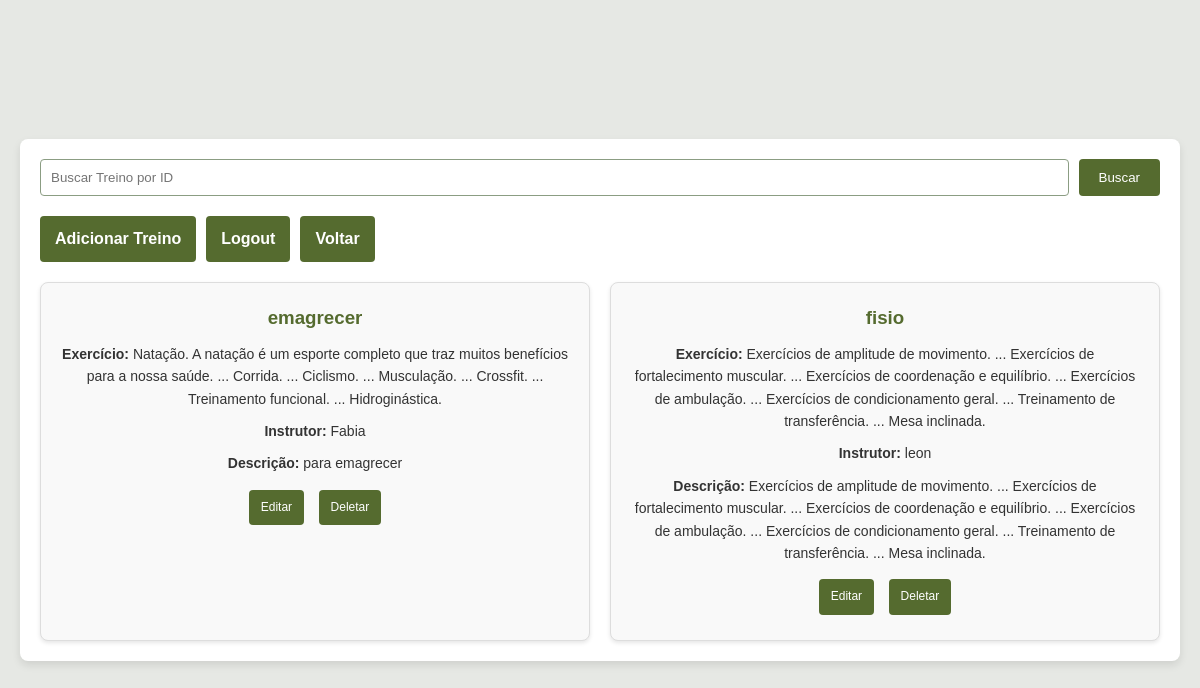
The page /projetomarias/consultarTreino.php (signed in) on the database its author committed.
### tables this page shows
CREATE TABLE `treino` (
  `id` int(11) NOT NULL,
  `tipo` varchar(255) NOT NULL,
  `exercicio` varchar(255) NOT NULL,
  `fkidinstrutor` int(11) NOT NULL,
  `descricao` varchar(255) NOT NULL
);

CREATE TABLE `instrutor` (
  `id` int(11) NOT NULL,
  `nome` varchar(255) NOT NULL,
  `cpf` int(11) NOT NULL,
  `email` varchar(255) NOT NULL,
  `senha` varchar(255) NOT NULL,
  `fone` varchar(15) NOT NULL,
  `sexo` varchar(255) NOT NULL,
  `area` varchar(255) NOT NULL,
  `datanas` date NOT NULL,
  `imagem` varchar(255) NOT NULL
);

### projetomarias/classes/Treino.php (called while the page is built, shortened)
<?php
class Treino
{
    private $conn;
    private $table_name = "treino";
    public function __construct($db)
    {
        $this->conn = $db;
    }
    public function ler($id = null)
    {
        if ($id) {
            $query = "SELECT treino.*, instrutor.nome AS nome_instrutor
                      FROM " . $this->table_name . " AS treino
                      INNER JOIN instrutor ON treino.fkidinstrutor = instrutor.id
                      WHERE treino.id = :id";
            $stmt = $this->conn->prepare($query);
            $stmt->bindParam(':id', $id);
        } else {
            $query = "SELECT treino.*, instrutor.nome AS nome_instrutor
            FROM " . $this->table_name . " AS treino
            INNER JOIN instrutor ON treino.fkidinstrutor = instrutor.id;";
            $stmt = $this->conn->prepare($query);
        }
        $stmt->execute();
        return $stmt->fetchAll(PDO::FETCH_ASSOC);
    }
}

### projetomarias/consultarTreino.php (the view, shortened to what this page needs)
<?php
include_once './config/config.php';
include_once './classes/treino.php';
$treino = new Treino($db);
$dados = [];
if (isset($_GET['ler'])) {
    $id = $_GET['ler'];
    $dados = $treino->ler($id);
} else {
    $dados = $treino->ler();
}
?>
<!DOCTYPE html>
<html lang="pt-br">
<head>
    <link rel="stylesheet" href="styles/consultaT.css">
</head>
<body>
    <div class="container">
        <form method="GET" action="consultarTreino.php" class="search-form">
            <input type="number" name="ler" placeholder="Buscar Treino por ID" />
            <button type="submit">Buscar</button>
        </form>
        <div class="actions">
            <a href="cadastrarTreino.php">Adicionar Treino</a>
            <a href="logout.php">Logout</a>
            <a href="portal.php">Voltar</a>
        </div>
        <div class="cards-container">
            <?php if ($dados): ?>
                <?php foreach ($dados as $treino) : ?>
                    <div class="card">
                        <h3><?php echo $treino['tipo']; ?></h3>
                        <p><strong>Exercício:</strong> <?php echo $treino['exercicio']; ?></p>
                        <p><strong>Instrutor:</strong> <?php echo $treino['nome_instrutor']; ?></p>
                        <p><strong>Descrição:</strong> <?php echo $treino['descricao']; ?></p>
                        <div class="card-actions">
                            <a href="editarT.php?id=<?php echo $treino['id']; ?>">Editar</a>
                            <a href="deletarT.php?id=<?php echo $treino['id']; ?>">Deletar</a>
                        </div>
                    </div>
                <?php endforeach; ?>
            <?php else: ?>
                <p>Nenhum treino encontrado.</p>
            <?php endif; ?>
        </div>
    </div>
</body>
</html>

### projetomarias/styles/consultaT.css (style rules this page uses)
* { margin: 0; padding: 0; box-sizing: border-box; }
body { font-family: Arial, sans-serif; background-color: #e6e8e4; color: #333; line-height: 1.6; display: flex; justify-content: center; align-items: center; min-height: 100vh; padding: 20px; }
.container { width: 100%; max-width: 1200px; background-color: #ffffff; padding: 20px; border-radius: 8px; box-shadow: 0 4px 8px rgba(0, 0, 0, 0.1); }
.search-form { display: flex; gap: 10px; margin-bottom: 20px; }
.search-form input { flex: 1; padding: 10px; border: 1px solid #8b9d83; border-radius: 4px; }
.search-form button { padding: 10px 20px; background-color: #556b2f; color: white; border: none; border-radius: 4px; cursor: pointer; }
.actions { margin-bottom: 20px; display: flex; gap: 10px; }
.actions a { text-decoration: none; padding: 10px 15px; background-color: #556b2f; color: white; border-radius: 4px; font-weight: bold; }
.cards-container { display: grid; grid-template-columns: repeat(auto-fit, minmax(250px, 1fr)); gap: 20px; }
.card { background-color: #f9f9f9; padding: 20px; border: 1px solid #ddd; border-radius: 8px; box-shadow: 0 2px 4px rgba(0, 0, 0, 0.1); text-align: center; }
.card h3 { color: #556b2f; margin-bottom: 10px; }
.card p { font-size: 14px; margin-bottom: 10px; color: #333; }
.card-actions a { text-decoration: none; padding: 8px 12px; background-color: #556b2f; color: white; border-radius: 4px; font-size: 12px; margin: 5px; display: inline-block; }

### rows shown on the page
treino: tipo "emagrecer", exercicio "Natação. A natação é um esporte completo que traz muitos benefícios para a nossa saúde. ... Corrida. ... Ciclismo. ... Musculação. ... Crossfit. ... Treinamento funcional. ... Hidroginástica.", fkidinstrutor.nome "Fabia", descricao "para emagrecer"
treino: tipo "fisio", exercicio "Exercícios de amplitude de movimento. ... Exercícios de fortalecimento muscular. ... Exercícios de coordenação e equilíbrio. ... Exercícios de ambulação. ... Exercícios de condicionamento geral. ... Treinamento de transferência. ... Mesa inclinada.", fkidinstrutor.nome "leon", descricao "Exercícios de amplitude de movimento. ... Exercícios de fortalecimento muscular. ... Exercícios de coordenação e equilíbrio. ... Exercícios de ambulação. ... Exercícios de condicionamento geral. ... Treinamento de transferência. ... Mesa inclinada."
